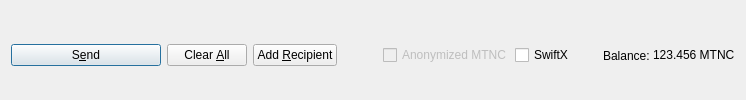
         <widget class="QFrame" name="frame_Send">
          <layout class="QHBoxLayout" name="horizontalLayout">
           <property name="bottomMargin">
            <number>0</number>
           </property>
           <item>
            <widget class="QPushButton" name="sendButton">
             <property name="minimumSize">
              <size>
               <width>150</width>
               <height>0</height>
              </size>
             </property>
             <property name="toolTip">
              <string>Confirm the send action</string>
             </property>
             <property name="text">
              <string>S&amp;end</string>
             </property>
             <property name="icon">
              <iconset resource="../MTNC.qrc">
               <normaloff>:/icons/send</normaloff>:/icons/send</iconset>
             </property>
             <property name="autoDefault">
              <bool>false</bool>
             </property>
             <property name="default">
              <bool>true</bool>
             </property>
            </widget>
           </item>
           <item>
            <widget class="QPushButton" name="clearButton">
             <property name="sizePolicy">
              <sizepolicy hsizetype="Minimum" vsizetype="Fixed">
               <horstretch>0</horstretch>
               <verstretch>0</verstretch>
              </sizepolicy>
             </property>
             <property name="toolTip">
              <string>Clear all fields of the form.</string>
             </property>
             <property name="text">
              <string>Clear &amp;All</string>
             </property>
             <property name="icon">
              <iconset resource="../MTNC.qrc">
               <normaloff>:/icons/remove</normaloff>:/icons/remove</iconset>
             </property>
             <property name="autoDefault">
              <bool>false</bool>
             </property>
            </widget>
           </item>
           <item>
            <widget class="QPushButton" name="addButton">
             <property name="toolTip">
              <string>Send to multiple recipients at once</string>
             </property>
             <property name="text">
              <string>Add &amp;Recipient</string>
             </property>
             <property name="icon">
              <iconset resource="../MTNC.qrc">
               <normaloff>:/icons/add</normaloff>:/icons/add</iconset>
             </property>
             <property name="autoDefault">
              <bool>false</bool>
             </property>
            </widget>
           </item>
           <item>
            <spacer name="horizontalSpacer">
             <property name="orientation">
              <enum>Qt::Horizontal</enum>
             </property>
             <property name="sizeHint" stdset="0">
              <size>
               <width>40</width>
               <height>20</height>
              </size>
             </property>
            </spacer>
           </item>
           <item>
            <layout class="QHBoxLayout" name="horizontalLayout_2">
             <property name="spacing">
              <number>3</number>
             </property>
             <item>
              <widget class="QCheckBox" name="checkzMTNC">
               <property name="enabled">
                <bool>false</bool>
               </property>
               <property name="text">
                <string>Anonymized MTNC</string>
               </property>
              </widget>
             </item>
             <item>
              <widget class="QCheckBox" name="checkSwiftTX">
               <property name="enabled">
                <bool>true</bool>
               </property>
               <property name="minimumSize">
                <size>
                 <width>85</width>
                 <height>0</height>
                </size>
               </property>
               <property name="text">
                <string>SwiftX</string>
               </property>
              </widget>
             </item>
             <item>
              <widget class="QLabel" name="label">
               <property name="text">
                <string>Balance:</string>
               </property>
              </widget>
             </item>
             <item>
              <widget class="QLabel" name="labelBalance">
               <property name="sizePolicy">
                <sizepolicy hsizetype="Preferred" vsizetype="Fixed">
                 <horstretch>0</horstretch>
                 <verstretch>0</verstretch>
                </sizepolicy>
               </property>
               <property name="cursor">
                <cursorShape>IBeamCursor</cursorShape>
               </property>
               <property name="text">
                <string notr="true">123.456 MTNC</string>
               </property>
               <property name="textInteractionFlags">
                <set>Qt::LinksAccessibleByMouse|Qt::TextSelectableByKeyboard|Qt::TextSelectableByMouse</set>
               </property>
              </widget>
             </item>
            </layout>
           </item>
          </layout>
         </widget>
